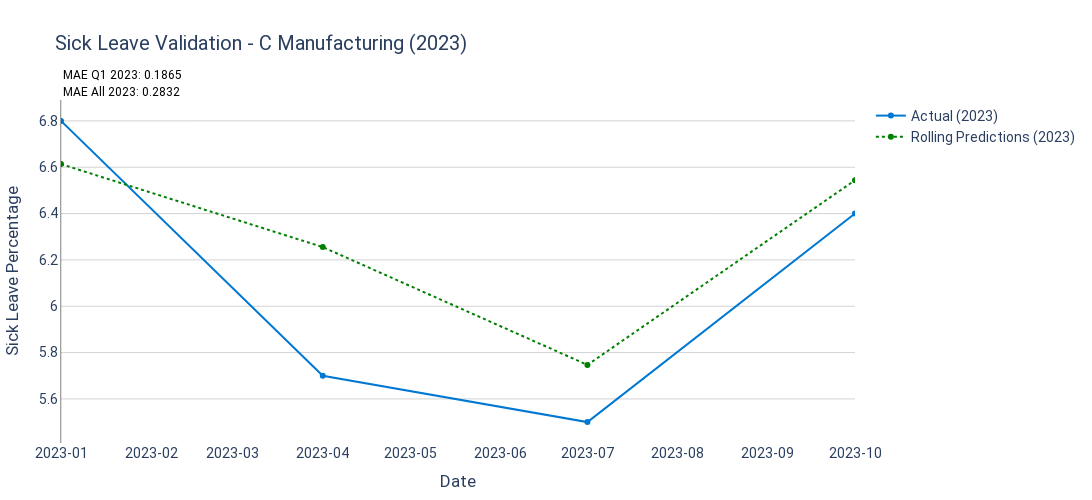

The code cell stored with this chart in its notebook:
### Code cell
# Ensure y_test is defined
y_test = test_df[target_column]

# Define the figure for 2023
fig_2023 = go.Figure()

# Ensure valid indices for 2023
valid_indices_2023 = test_df.index.intersection(y_test.dropna().index).intersection(y_pred_2023.dropna().index)

# Add actual sick leave percentage line for 2023
fig_2023.add_trace(go.Scatter(
    x=valid_indices_2023,
    y=y_test.loc[valid_indices_2023],
    mode='lines+markers',
    name='Actual (2023)',
    line=dict(color='#0078d2', width=2)
))

# Add rolling predictions line for 2023
fig_2023.add_trace(go.Scatter(
    x=valid_indices_2023,
    y=y_pred_2023.loc[valid_indices_2023],
    mode='lines+markers',
    name='Rolling Predictions (2023)',
    line=dict(color='green', width=2, dash='dot')
))

# Add MAE annotations for 2023
fig_2023.add_annotation(
    xref="paper", yref="paper", x=0.00, y=1.10, showarrow=False,
    text=f"MAE Q1 2023: {mae_q1_2023:.4f}",
    font=dict(size=12, color="black")
)
fig_2023.add_annotation(
    xref="paper", yref="paper", x=0.00, y=1.05, showarrow=False,
    text=f"MAE All 2023: {mae_all_2023:.4f}",
    font=dict(size=12, color="black")
)

fig_2023.update_layout(
    title=f'Sick Leave Validation - C Manufacturing (2023)',
    xaxis_title='Date',
    yaxis_title='Sick Leave Percentage',
    plot_bgcolor='white',
    xaxis=dict(
        showgrid=False,
        tickformat="%Y-%m",
        range=[test_df.index.min(), test_df.index.max()]
    ),
    yaxis=dict(
        showgrid=True, gridcolor='lightgrey', showline=True, linewidth=0.5, linecolor='black'
    ),
    font=dict(family="Roboto", size=14),
    margin=dict(l=50, r=50, t=100, b=50),
    width=1100, height=500
)

fig_2023.show()

### Figure 1 — Plotly figure (JSON) as saved in the notebook; plotly's stock layout.template omitted (floating-point values rounded to 4 significant figures)
{"data": [{"line": {"color": "#0078d2", "width": 2}, "mode": "lines+markers", "name": "Actual (2023)", "type": "scatter", "x": ["2023-01-01T00:00:00", "2023-04-01T00:00:00", "2023-07-01T00:00:00", "2023-10-01T00:00:00"], "y": [6.8, 5.7, 5.5, 6.4]}, {"line": {"color": "green", "dash": "dot", "width": 2}, "mode": "lines+markers", "name": "Rolling Predictions (2023)", "type": "scatter", "x": ["2023-01-01T00:00:00", "2023-04-01T00:00:00", "2023-07-01T00:00:00", "2023-10-01T00:00:00"], "y": [6.614, 6.255, 5.747, 6.544]}], "layout": {"annotations": [{"font": {"color": "black", "size": 12}, "showarrow": false, "text": "MAE Q1 2023: 0.1865", "x": 0, "xref": "paper", "y": 1.1, "yref": "paper"}, {"font": {"color": "black", "size": 12}, "showarrow": false, "text": "MAE All 2023: 0.2832", "x": 0, "xref": "paper", "y": 1.05, "yref": "paper"}], "font": {"family": "Roboto", "size": 14}, "height": 500, "margin": {"b": 50, "l": 50, "r": 50, "t": 100}, "plot_bgcolor": "white", "title": {"text": "Sick Leave Validation - C Manufacturing (2023)"}, "width": 1100, "xaxis": {"range": ["2023-01-01T00:00:00", "2023-10-01T00:00:00"], "showgrid": false, "tickformat": "%Y-%m", "title": {"text": "Date"}}, "yaxis": {"gridcolor": "lightgrey", "linecolor": "black", "linewidth": 0.5, "showgrid": true, "showline": true, "title": {"text": "Sick Leave Percentage"}}}}
